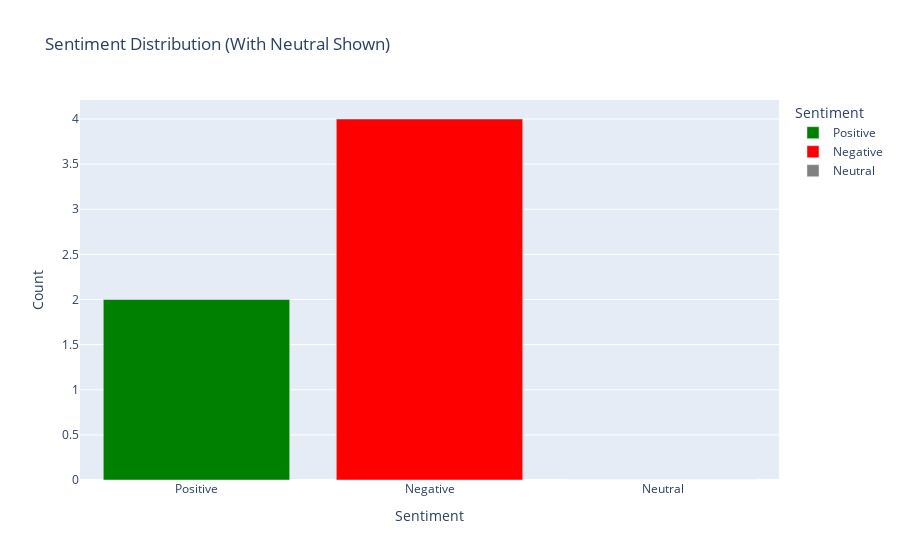

This figure's notebook cell:
### Code cell
import pandas as pd
import plotly.express as px
from textblob import TextBlob

# Example tweets
tweets_list = [
    "AI is amazing and helps humanity grow!",
    "I hate how AI is replacing jobs!",
    "AI is just a tool, not good or bad.",
    "Artificial Intelligence is revolutionizing the world positively!",
    "AI technology is terrible when misused!",
    "I love how AI makes everything faster!",
]

# Sentiment calculation
data = []
for tweet in tweets_list:
    blob = TextBlob(tweet)
    score = blob.sentiment.polarity
    if score > 0.1:
        sentiment = "Positive"
    elif score < -0.1:
        sentiment = "Negative"
    else:
        sentiment = "Neutral"
    data.append({"Tweet": tweet, "Sentiment": sentiment, "Score": score})

df = pd.DataFrame(data)
print(df)

# ✅ Ensure all sentiment categories appear
all_sentiments = ["Positive", "Negative", "Neutral"]
sentiment_counts = df['Sentiment'].value_counts().reindex(all_sentiments, fill_value=0).reset_index()
sentiment_counts.columns = ['Sentiment', 'Count']

# Graph
fig = px.bar(sentiment_counts, x='Sentiment', y='Count',
             title='Sentiment Distribution (With Neutral Shown)',
             color='Sentiment',
             color_discrete_map={"Positive": "green", "Negative": "red", "Neutral": "gray"})
fig.show()

### Figure 1 — Plotly figure (JSON) as saved in the notebook; plotly's stock layout.template omitted (floating-point values rounded to 4 significant figures)
{"data": [{"hovertemplate": "Sentiment=%{x}<br>Count=%{y}<extra></extra>", "legendgroup": "Positive", "marker": {"color": "green", "pattern": {"shape": ""}}, "name": "Positive", "orientation": "v", "showlegend": true, "textposition": "auto", "type": "bar", "x": ["Positive"], "xaxis": "x", "y": [2], "yaxis": "y"}, {"hovertemplate": "Sentiment=%{x}<br>Count=%{y}<extra></extra>", "legendgroup": "Negative", "marker": {"color": "red", "pattern": {"shape": ""}}, "name": "Negative", "orientation": "v", "showlegend": true, "textposition": "auto", "type": "bar", "x": ["Negative"], "xaxis": "x", "y": [4], "yaxis": "y"}, {"hovertemplate": "Sentiment=%{x}<br>Count=%{y}<extra></extra>", "legendgroup": "Neutral", "marker": {"color": "gray", "pattern": {"shape": ""}}, "name": "Neutral", "orientation": "v", "showlegend": true, "textposition": "auto", "type": "bar", "x": ["Neutral"], "xaxis": "x", "y": [0], "yaxis": "y"}], "layout": {"barmode": "relative", "legend": {"title": {"text": "Sentiment"}, "tracegroupgap": 0}, "title": {"text": "Sentiment Distribution (With Neutral Shown)"}, "xaxis": {"anchor": "y", "categoryarray": ["Positive", "Negative", "Neutral"], "categoryorder": "array", "domain": [0, 1], "title": {"text": "Sentiment"}}, "yaxis": {"anchor": "x", "domain": [0, 1], "title": {"text": "Count"}}}}
